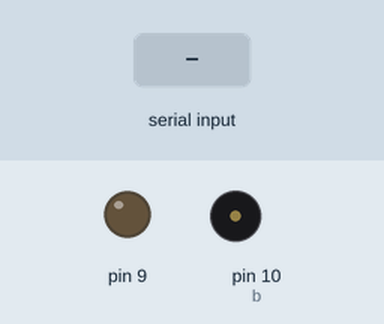
This sketch was run on a simulated Arduino Uno, built with avr-gcc and run on an emulated ATmega328P. On the bench: output pins drawn as LEDs (lit = HIGH), buzzer (waves = sounding). The test bench sets the inputs (shaded band).

Above: at 1.2 s.
1.3 s: "1" received over Serial
At 1.95 s:
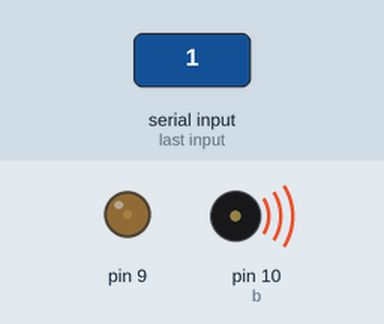
3.6 s: "3" received over Serial
At 5.6 s:
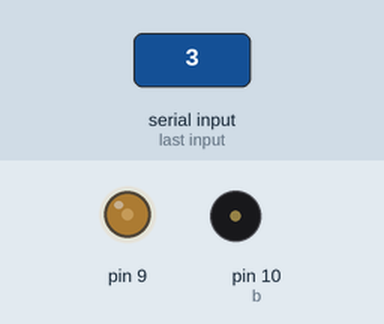
5.9 s: "6" received over Serial
At 7.6 s:
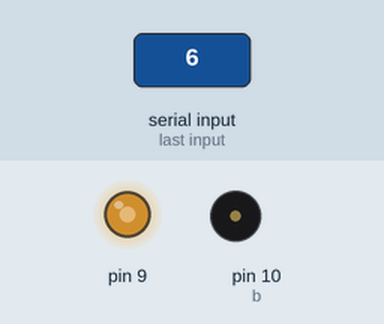
8.2 s: "8" received over Serial
At 9.3 s:
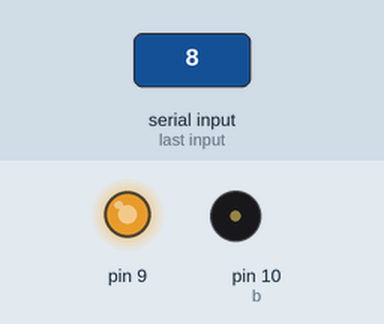
10.5 s: "90,45\n" received over Serial
At 12.15 s:
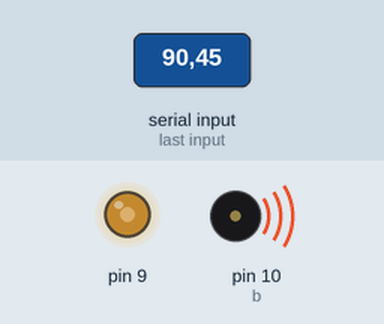
13.5 s: "0" received over Serial
At 13.9 s:
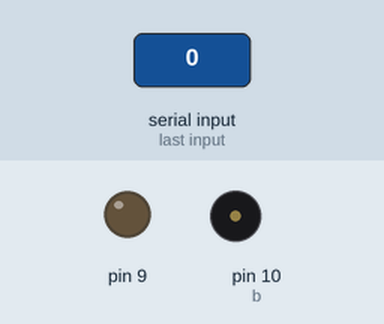
Timing chart, 0 to 16.0 s (numbered marks = the images above; inputs shaded):
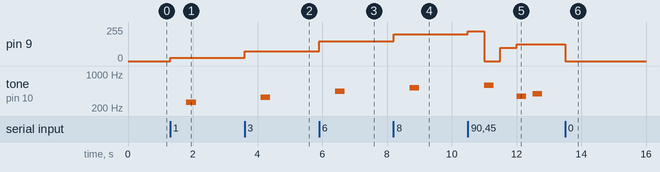

The sketch:

input_Serial.ino
```cpp
#include <TimerOne.h>

const int a = 9;
const int b = 10;

void setup() {
  Serial.begin(9600);
  Timer1.initialize();
  Timer1.pwm(a, 0);
  Timer1.pwm(b, 0);

  Timer1.setPeriod(1000000/1000);
}

void loop() {
  if(Serial.available()){
    char input = Serial.read();

    switch(input){
      case '0':
        Timer1.setPwmDuty(a, 100*int(input-48));
        delay(500);
        tone (b, 100*int(input-48), 300);
      break;
      case '1':
        Timer1.setPwmDuty(a, 100*int(input-48));
        delay(500);
        tone (b, 262, 300);
      break;
      case '2':
        Timer1.setPwmDuty(a, 100*int(input-48));
        delay(500);
        tone (b, 294, 300);
      break;
      case '3':
        Timer1.setPwmDuty(a, 100*int(input-48));
        delay(500);
        tone (b, 330, 300);
      break;
      case '4':
        Timer1.setPwmDuty(a, 100*int(input-48));
        delay(500);
        tone (b, 349, 300);
      break;
      case '5':
        Timer1.setPwmDuty(a, 100*int(input-48));
        delay(500);
        tone (b, 392, 300);
      break;
      case '6':
        Timer1.setPwmDuty(a, 100*int(input-48));
        delay(500);
        tone (b, 440, 300);
      break;
      case '7':
        Timer1.setPwmDuty(a, 100*int(input-48));
        delay(500);
        tone (b, 494, 300);
      break;
      case '8':
        Timer1.setPwmDuty(a, 100*int(input-48));
        delay(500);
        tone (b, 523, 300);
      break;
      case '9':
        Timer1.setPwmDuty(a, 100*int(input-48));
        delay(500);
        tone (b, 587, 300);
      break;
    }
  }
}
```

Measured:
- after the input at 1.3 s, pin 9: 0/255 → 25/255 at once; tone on pin 10 (b): silent → 262 Hz after 0.50 s, → silent 0.30 s later
- after the input at 3.6 s, pin 9: 25/255 → 75/255 at once; tone on pin 10 (b): silent → 330 Hz after 0.50 s, → silent 0.30 s later
- after the input at 5.9 s, pin 9: 75/255 → 150/255 at once; tone on pin 10 (b): silent → 440 Hz after 0.50 s, → silent 0.30 s later
- after the input at 8.2 s, pin 9: 150/255 → 200/255 at once; tone on pin 10 (b): silent → 523 Hz after 0.50 s, → silent 0.30 s later
- after the input at 10.5 s, pin 9: 200/255 → 225/255 at once, → 0/255 0.50 s later, → 100/255 0.50 s later, → 125/255 0.50 s later; tone on pin 10 (b): plays 587 Hz for 0.30 s, 349 Hz for 0.30 s, 392 Hz for 0.30 s, starting after 0.50 s
- after the input at 13.5 s, pin 9: 125/255 → 0/255 at once
